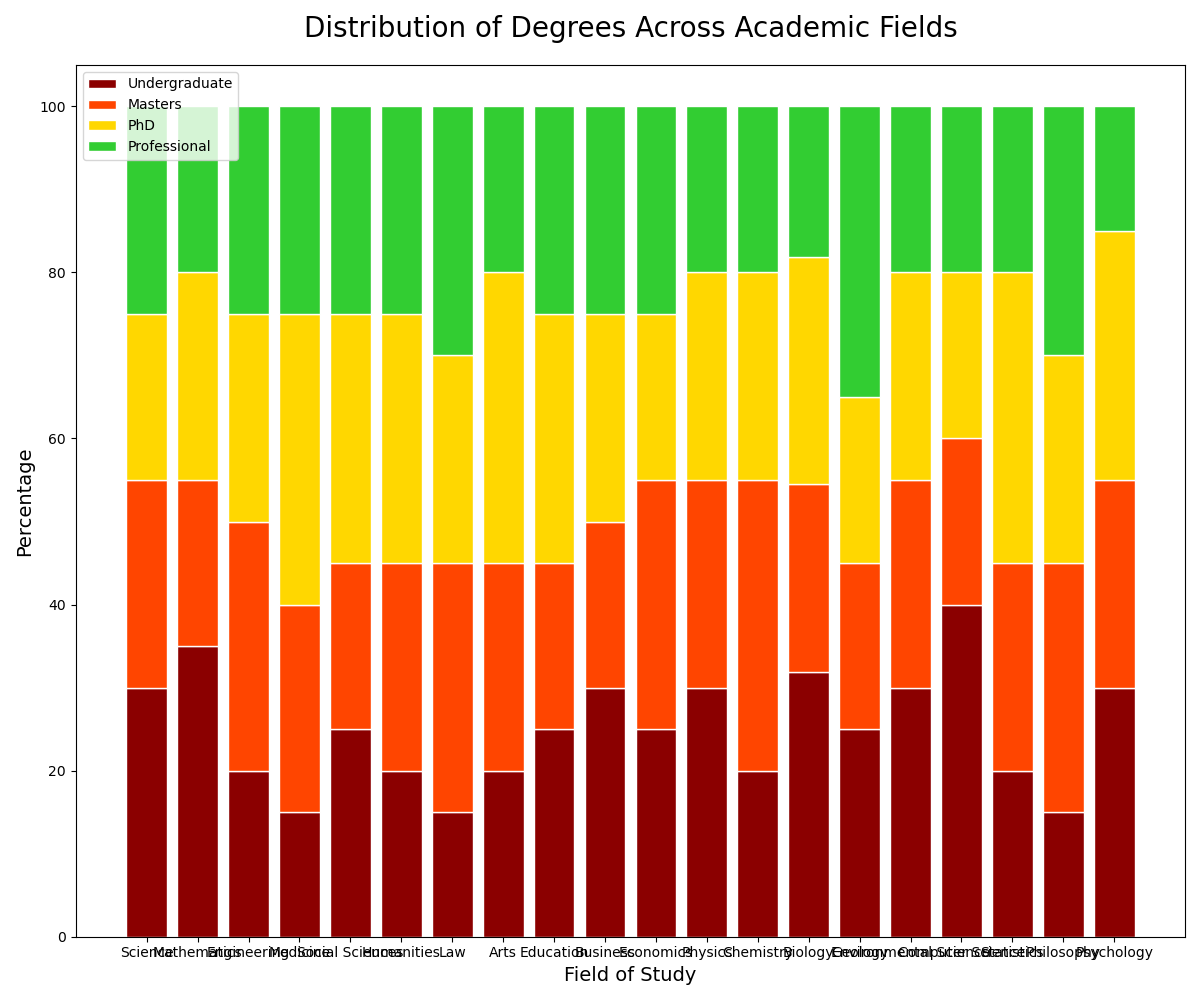

Source code (Python):

import matplotlib.pyplot as plt
import numpy as np

# Data
categories = ['Science', 'Mathematics', 'Engineering', 'Medicine', 'Social Sciences', 'Humanities', 'Law', 'Arts', 'Education', 'Business', 'Economics', 'Physics', 'Chemistry', 'Biology', 'Geology', 'Environmental Science', 'Computer Science', 'Statistics', 'Philosophy', 'Psychology']
undergraduate = [30, 35, 20, 15, 25, 20, 15, 20, 25, 30, 25, 30, 20, 35, 25, 30, 40, 20, 15, 30]
masters = [25, 20, 30, 25, 20, 25, 30, 25, 20, 20, 30, 25, 35, 25, 20, 25, 20, 25, 30, 25]
phd = [20, 25, 25, 35, 30, 30, 25, 35, 30, 25, 20, 25, 25, 30, 20, 25, 20, 35, 25, 30]
professional = [25, 20, 25, 25, 25, 25, 30, 20, 25, 25, 25, 20, 20, 20, 35, 20, 20, 20, 30, 15]

# Normalize data to percentages
total = np.array(undergraduate) + np.array(masters) + np.array(phd) + np.array(professional)
undergraduate = np.array(undergraduate) / total * 100
masters = np.array(masters) / total * 100
phd = np.array(phd) / total * 100
professional = np.array(professional) / total * 100

# Plot
fig, ax = plt.subplots(figsize=(12, 10))
width = 0.8

ax.bar(categories, undergraduate, color='#8B0000', edgecolor='white', width=width, label='Undergraduate')
ax.bar(categories, masters, bottom=undergraduate, color='#FF4500', edgecolor='white', width=width, label='Masters')
ax.bar(categories, phd, bottom=undergraduate + masters, color='#FFD700', edgecolor='white', width=width, label='PhD')
ax.bar(categories, professional, bottom=undergraduate + masters + phd, color='#32CD32', edgecolor='white', width=width, label='Professional')

# Add title and labels
ax.set_title('Distribution of Degrees Across Academic Fields', fontsize=20, pad=20)
ax.set_ylabel('Percentage', fontsize=14)
ax.set_xlabel('Field of Study', fontsize=14)
ax.legend(loc='upper left')

plt.tight_layout()
plt.show()
